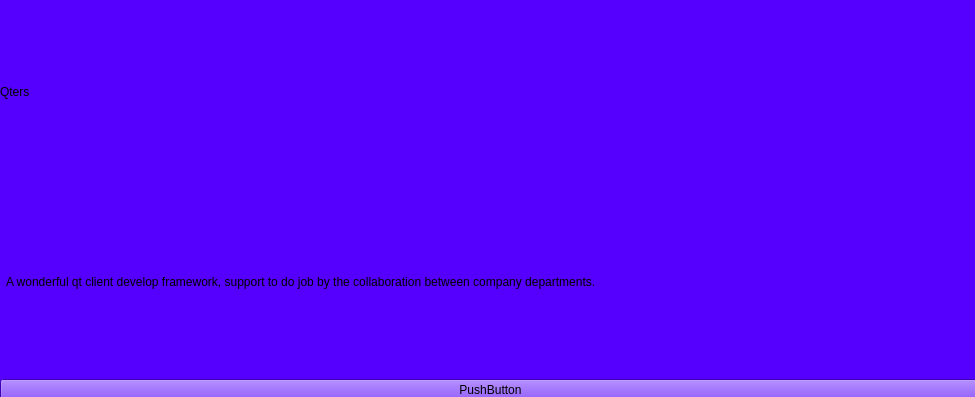
<?xml version="1.0" encoding="UTF-8"?>
<ui version="4.0">
 <class>QrMainServicePage</class>
 <widget class="QWidget" name="QrMainServicePage">
  <property name="geometry">
   <rect>
    <x>0</x>
    <y>0</y>
    <width>975</width>
    <height>397</height>
   </rect>
  </property>
  <property name="sizePolicy">
   <sizepolicy hsizetype="MinimumExpanding" vsizetype="MinimumExpanding">
    <horstretch>0</horstretch>
    <verstretch>0</verstretch>
   </sizepolicy>
  </property>
  <property name="windowTitle">
   <string>Form</string>
  </property>
  <property name="styleSheet">
   <string notr="true">background-color: rgb(85, 0, 255);</string>
  </property>
  <widget class="QWidget" name="verticalLayoutWidget">
   <property name="geometry">
    <rect>
     <x>0</x>
     <y>0</y>
     <width>981</width>
     <height>401</height>
    </rect>
   </property>
   <layout class="QVBoxLayout" name="verticalLayout">
    <item>
     <widget class="QLabel" name="title">
      <property name="text">
       <string>Qters</string>
      </property>
     </widget>
    </item>
    <item>
     <widget class="QLabel" name="presentation">
      <property name="text">
       <string>  A wonderful qt client develop framework, support to do job by the collaboration between company departments. </string>
      </property>
      <property name="wordWrap">
       <bool>true</bool>
      </property>
     </widget>
    </item>
    <item>
     <widget class="QPushButton" name="pushButton">
      <property name="text">
       <string>PushButton</string>
      </property>
     </widget>
    </item>
   </layout>
  </widget>
 </widget>
 <resources/>
 <connections/>
</ui>
